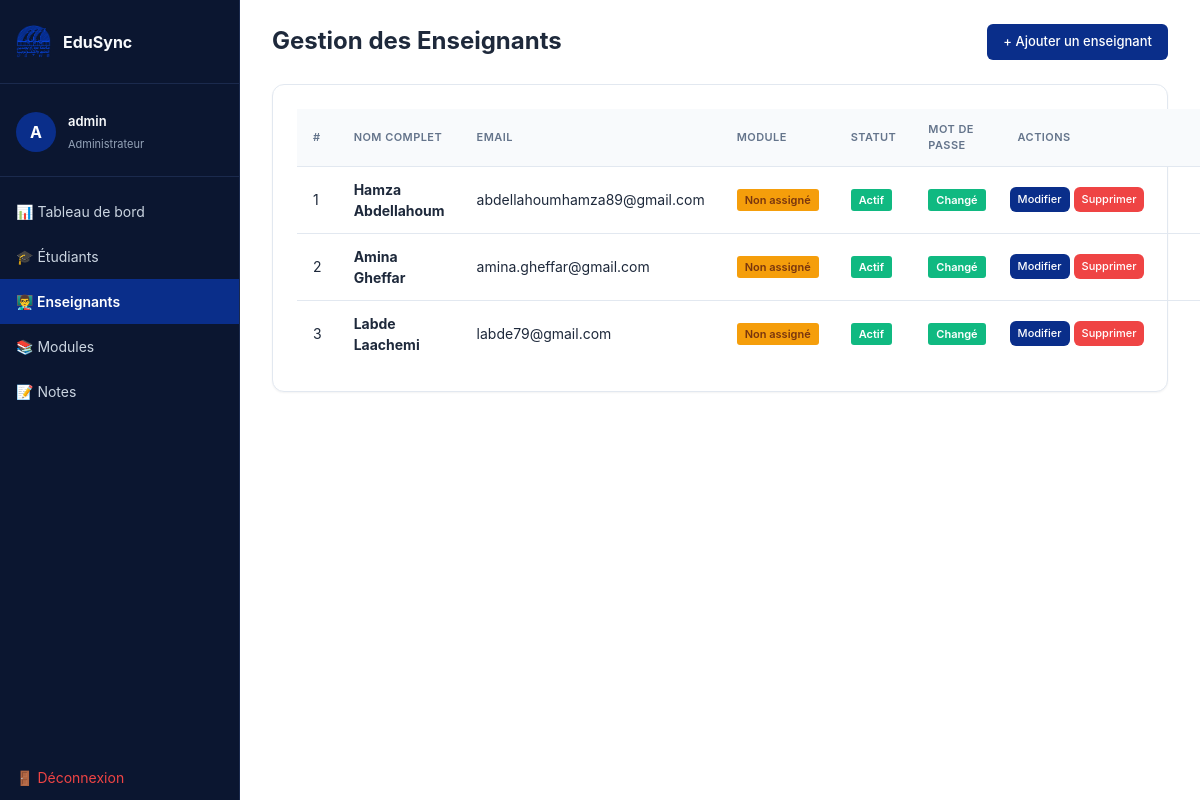
The page /admin/teachers.php (signed in) on the database its author committed.
### tables this page shows
CREATE TABLE IF NOT EXISTS teachers (
    id          INT AUTO_INCREMENT PRIMARY KEY,
    last_name             VARCHAR(80)  NOT NULL,
    first_name            VARCHAR(80)  NOT NULL,
    email                 VARCHAR(120) NOT NULL UNIQUE,
    subject     VARCHAR(100),
    password_hash         VARCHAR(255) NOT NULL,
    must_change_password  TINYINT(1)   NOT NULL DEFAULT 1,
    is_active             TINYINT(1)   NOT NULL DEFAULT 1,
    created_at            TIMESTAMP    DEFAULT CURRENT_TIMESTAMP
);

### admin/teachers.php (the view, shortened to what this page needs)
<?php
require_once '../config/db.php';
$teachers = $pdo->query("
    SELECT t.id, t.first_name, t.last_name, t.email,
           t.subject, t.is_active, t.created_at,
           t.must_change_password,
           m.title AS module_name, m.code AS module_code
    FROM teachers t
    LEFT JOIN modules m ON m.teacher_id = t.id
    ORDER BY t.last_name ASC
")->fetchAll();
require_once '../includes/header.php';
?>
<div class="page-header">
    <h1>Gestion des Enseignants</h1>
    <a href="add_teacher.php" class="btn btn-primary">+ Ajouter un enseignant</a>
</div>
<div class="card teachers-card">
    <table class="teachers-table">
        <thead>
            <tr>
                <th>#</th>
                <th>Nom complet</th>
                <th>Email</th>
                <th>Module</th>
                <th>Statut</th>
                <th>Mot de passe</th>
                <th>Actions</th>
            </tr>
        </thead>
        <tbody>
        <?php if (empty($teachers)): ?>
            <tr>
                <td colspan="9" class="empty-state">
                    Aucun enseignant trouvé.
                </td>
            </tr>
        <?php else: ?>
            <?php foreach ($teachers as $i => $t): ?>
            <tr>
                <td><?= $i + 1 ?></td>
                <td>
                    <strong>
                        <?= htmlspecialchars($t['first_name'].' '.$t['last_name']) ?>
                    </strong>
                </td>
                <td><?= htmlspecialchars($t['email']) ?></td>
                <td>
                    <?php if ($t['module_code']): ?>
                        <span class="badge blue">
                            <?= htmlspecialchars($t['module_code']) ?>
                        </span>
                    <?php else: ?>
                        <span class="badge amber">Non assigné</span>
                    <?php endif; ?>
                </td>
                <td>
                    <?php if ($t['is_active']): ?>
                        <span class="badge green">Actif</span>
                    <?php else: ?>
                        <span class="badge red">Inactif</span>
                    <?php endif; ?>
                </td>
                <td>
                    <?php if ($t['must_change_password']): ?>
                        <span class="badge amber">Temporaire</span>
                    <?php else: ?>
                        <span class="badge green">Changé</span>
                    <?php endif; ?>
                </td>
                <td>
                    <a href="edit_teacher.php?id=<?= $t['id'] ?>"
                       class="btn btn-primary">Modifier</a>
                    <a href="teachers.php?delete=<?= $t['id'] ?>"
                       class="btn btn-danger"
                       onclick="return confirm('Supprimer cet enseignant ?')">
                       Supprimer
                    </a>
                </td>
            </tr>
            <?php endforeach; ?>
        <?php endif; ?>
        </tbody>
    </table>
</div>
<?php require_once '../includes/footer.php'; ?>

### assets/css/colors.css (style rules this page uses)
:root { --primary: #3b82f6; --primary-light: #eff6ff; --success: #10b981; --success-dark: #166534; --success-light: #16a34a; --danger: #ef4444; --danger-dark: #991b1b; --warning: #f59e0b; --warning-light: #fbbf24; --info: #06b6d4; --dark: #0f172a; --gray-100: #f1f5f9; --gray-200: #e2e8f0; --gray-300: #cbd5e1; --gray-400: #94a3b8; --gray-500: #64748b; --gray-600: #475569; --light: #f8fafc; --online: #10b981; --offline: #cbd5e1; --offline-text: #475569; --never: #94a3b8; }
.badge { display: inline-block; padding: 3px 8px; border-radius: 3px; font-size: 11px; font-weight: 600; text-align: center; }
.badge.green { background: var(--success); color: white; }
.badge.amber { background: var(--warning); color: #78350f; }

### assets/css/variables.css (style rules this page uses)
:root { --color-primary: #0A2E8A; --color-primary-dark: #08225a; --color-primary-light: #e8f0ff; --color-text: #1e293b; --color-text-secondary: #64748b; --color-text-tertiary: #94a3b8; --color-bg-white: #fff; --color-bg-secondary: #f8fafc; --color-bg-dark: #0f172a; --color-border: #d1d5db; --color-border-light: #e2e8f0; --color-green: #10b981; --color-green-light: #e6f7ee; --color-amber: #f59e0b; --color-amber-light: #fef3e0; --color-red: #ef4444; --color-red-light: #fee2e2; --color-purple: #8b5cf6; --color-purple-light: #ede9fe; --color-coral: #ff6b6b; --color-coral-light: #ffe0e0; --shadow-sm: 0 1px 2px rgba(0, 0, 0, 0.05); --shadow-md: 0 4px 6px rgba(0, 0, 0, 0.1); --shadow-lg: 0 10px 40px rgba(0, 0, 0, 0.2); --radius-md: 6px; --radius-lg: 12px; --font-family: -apple-system, BlinkMacSystemFont, "Segoe UI", Roboto, "Helvetica Neue", Arial, sans-serif; --font-size-xs: 11px; --font-size-sm: 12px; --font-size-base: 13px; --font-size-md: 14px; --font-size-lg: 16px; --font-size-xl: 18px; --font-size-2xl: 24px; --font-size-3xl: 28px; --spacing-xs: 4px; --spacing-sm: 8px; --spacing-md: 12px; --spacing-lg: 16px; --spacing-xl: 20px; --spacing-2xl: 24px; --spacing-3xl: 32px; --transition-fast: 0.15s ease; --transition-normal: 0.3s ease; --transition-slow: 0.6s ease; --sidebar-width: 240px; --navbar-height: 62px; --max-content-width: 1040px; }

### assets/css/global.css (style rules this page uses)
* { margin: 0; padding: 0; box-sizing: border-box; }
html { scroll-behavior: smooth; }
body { font-family: var(--font-family); font-size: var(--font-size-md); color: var(--color-text); background: var(--color-bg-white); line-height: 1.5; }
h1, h2, h3, h4, h5, h6 { font-weight: 600; line-height: 1.2; }
h1 { font-size: var(--font-size-3xl); }
a { color: inherit; text-decoration: none; transition: color var(--transition-fast); }
table { width: 100%; border-collapse: collapse; font-size: var(--font-size-md); }
thead tr { background: var(--color-bg-secondary); }
th, td { padding: var(--spacing-md) var(--spacing-lg); text-align: left; border-bottom: 1px solid var(--color-border-light); }
th { font-weight: 600; color: var(--color-text-secondary); font-size: var(--font-size-xs); text-transform: uppercase; letter-spacing: 0.04em; }
tr:last-child td { border-bottom: none; }

### assets/css/components.css (style rules this page uses)
.btn, button { display: inline-block; padding: var(--spacing-sm) var(--spacing-lg); border-radius: var(--radius-md); font-size: var(--font-size-base); font-weight: 500; cursor: pointer; border: none; text-decoration: none; transition: all var(--transition-fast); font-family: var(--font-family); }
.btn-primary, .btn-full { background: var(--color-primary); color: #fff; }
.btn-danger { background: var(--color-red); color: #fff; }
.badge { display: inline-block; padding: var(--spacing-xs) var(--spacing-md); border-radius: 20px; font-size: var(--font-size-xs); font-weight: 600; white-space: nowrap; }
.badge.green { background: var(--color-green-light); color: #166534; }
.badge.amber { background: var(--color-amber-light); color: #92400e; }
.card { background: var(--color-bg-white); border-radius: var(--radius-lg); padding: var(--spacing-2xl); box-shadow: var(--shadow-sm); border: 1px solid var(--color-border-light); }
table td:last-child { width: auto; min-width: auto; }
table td:last-child a.btn { display: inline-block !important; margin-bottom: var(--spacing-sm); }

### rows shown on the page
teachers: first_name+last_name "Hamza Abdellahoum", email "abdellahoumhamza89@gmail.com", is_active "Actif", must_change_password "Changé"
teachers: first_name+last_name "Amina Gheffar", email "amina.gheffar@gmail.com", is_active "Actif", must_change_password "Changé"
teachers: first_name+last_name "Labde Laachemi", email "labde79@gmail.com", is_active "Actif", must_change_password "Changé"

### other values the page prints
substr($_SESSION['user_name'], 0, 1) "A"
$_SESSION['user_name'] "admin"
